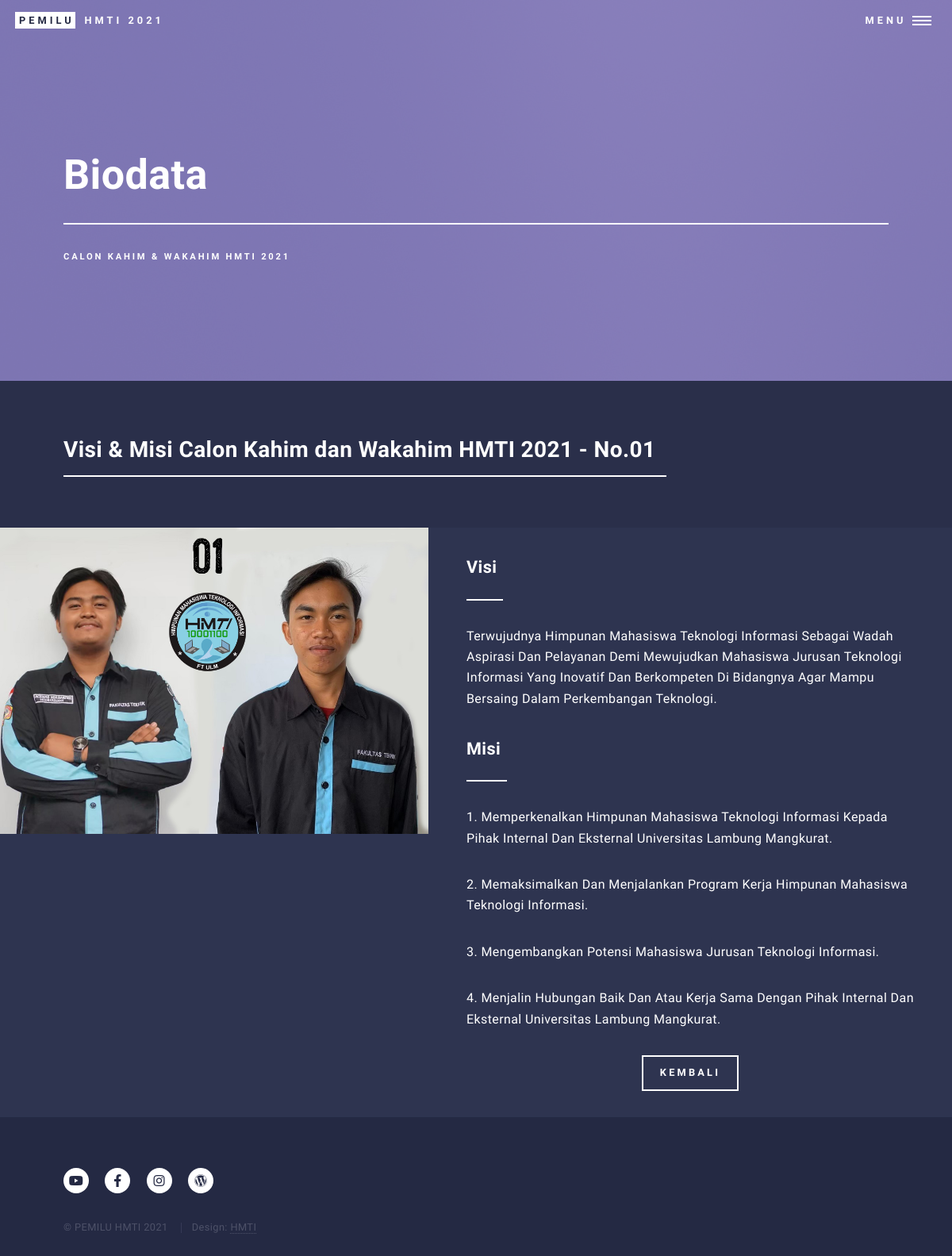
Page /detail_visimisi.php?no_urut=1 on the committed database.
### tables this page shows
CREATE TABLE `calon` (
  `no_urut` int(11) NOT NULL,
  `nim_calon_ketua` varchar(15) NOT NULL,
  `nim_calon_wakil` varchar(15) NOT NULL,
  `foto_pasangan_calon` varchar(250) NOT NULL
);

CREATE TABLE `visi` (
  `id_visi` int(11) NOT NULL,
  `no_urut` int(11) NOT NULL,
  `isi_visi` varchar(500) NOT NULL
);

CREATE TABLE `misi` (
  `id_misi` int(11) NOT NULL,
  `no_urut` int(11) NOT NULL,
  `isi_misi` varchar(500) NOT NULL
);

### detail_visimisi.php (the view, shortened to what this page needs)
<?php
require_once("koneksi.php");
$urutan = @($_GET['no_urut']);
$ambildata=$pdo_conn->prepare("SELECT * FROM visi WHERE no_urut=".$urutan);
$ambildata->execute();
$visi = $ambildata->fetchAll();
$ambildata2=$pdo_conn->prepare("SELECT * FROM misi WHERE no_urut=".$urutan);
$ambildata2->execute();
$misi = $ambildata2->fetchAll();
$jumlah_misi = count($misi);
$ambildata3=$pdo_conn->prepare("SELECT foto_pasangan_calon FROM calon WHERE no_urut=".$urutan);
$ambildata3->execute();
$foto = $ambildata3->fetchAll();
?>
<!DOCTYPE HTML>
<html>
<head>
	<link rel="stylesheet" href="assets/css/main.css" />
</head>
<body class="is-preload">
	<div id="wrapper">
		<header id="header" class="alt">
			<a href="beranda.html" class="logo"><strong>Pemilu</strong> <span>HMTI 2021</span></a>
			<nav>
				<a href="#menu">Menu</a>
			</nav>
		</header>
		<section id="banner" class="style2">
			<div class="inner">
				<header class="major">
					<h1>Biodata</h1>
				</header>
				<div class="content">
					<p>Calon Kahim & Wakahim HMTI 2021</p>
				</div>
			</div>
		</section>
		<div id="main">
			<section id="one">
				<div class="inner">
					<header class="major">
						<h2>Visi & Misi Calon Kahim dan Wakahim HMTI 2021 - No.01</h2>
					</header>
				</div>
			</section>
			<section id="two" class="spotlights">
				<section>
					<a href="images/<?php echo $foto[0]["foto_pasangan_calon"]; ?>" class="image">
						<img src="images/<?php echo $foto[0]["foto_pasangan_calon"]; ?>" alt="" data-position="center center" />
					</a>
					<div class="content">
						<div class="inner">
							<header class="major">
								<div class="isi_visi">
									<h3>Visi</h3>
								</div>
							</header>
							<p><?php echo @($visi[0]["isi_visi"]); ?></p>
							<header class="major">
								<div class="isi_misi">
									<h3>Misi</h3>
								</div>
							</header>
							<?php for($i=0; $i < $jumlah_misi; $i++) {
								$no = $i+1; ?>
							<p><?php echo $no.". ".@($misi[$i]["isi_misi"]); ?></p>
							<?php } ?>
						</div>
						<ul class="actions">
							<li><a href="visimisi.php" class="button">Kembali</a></li>
						</ul>
					</div>
				</section>
		</div>
		<footer id="footer">
			<div class="inner">
				<ul class="icons">
					<li><a href="https://www.youtube.com/channel/UCBWvors8mO16aa-GCyscrKw"
							class="icon brands alt fa-youtube"><span class="label">Twitter</span></a></li>
					<li><a href="https://www.facebook.com/HMTIFTunlam/" class="icon brands alt fa-facebook-f"></a></li>
					<li><a href="https://www.instagram.com/hmti_ftulm/" class="icon brands alt fa-instagram"></a></li>
					<li><a href="https://www.hmti.ft.ulm.ac.id/" class="icon brands alt fa-wordpress"></a></li>
				</ul>
				<ul class="copyright">
					<li>&copy; PEMILU HMTI 2021</li>
					<li>Design: <a href="https://www.hmti.ft.ulm.ac.id/">HMTI</a></li>
				</ul>
			</div>
		</footer>
	</div>
</body>
</html>

### rows in the picture
calon: foto_pasangan_calon (picture)
visi: isi_visi "Terwujudnya Himpunan Mahasiswa Teknologi Informasi Sebagai Wadah Aspirasi Dan Pelayanan Demi Mewujudkan Mahasiswa Jurusan Teknologi Informasi Yang Inovatif Dan Berkompeten Di Bidangnya Agar Mampu Bersaing Dalam Perkembangan Teknologi."
misi: no "1", isi_misi "Memperkenalkan Himpunan Mahasiswa Teknologi Informasi Kepada Pihak Internal Dan Eksternal Universitas Lambung Mangkurat."
misi: no "2", isi_misi "Memaksimalkan Dan Menjalankan Program Kerja Himpunan Mahasiswa Teknologi Informasi."
misi: no "3", isi_misi "Mengembangkan Potensi Mahasiswa Jurusan Teknologi Informasi."
misi: no "4", isi_misi "Menjalin Hubungan Baik Dan Atau Kerja Sama Dengan Pihak Internal Dan Eksternal Universitas Lambung Mangkurat."
